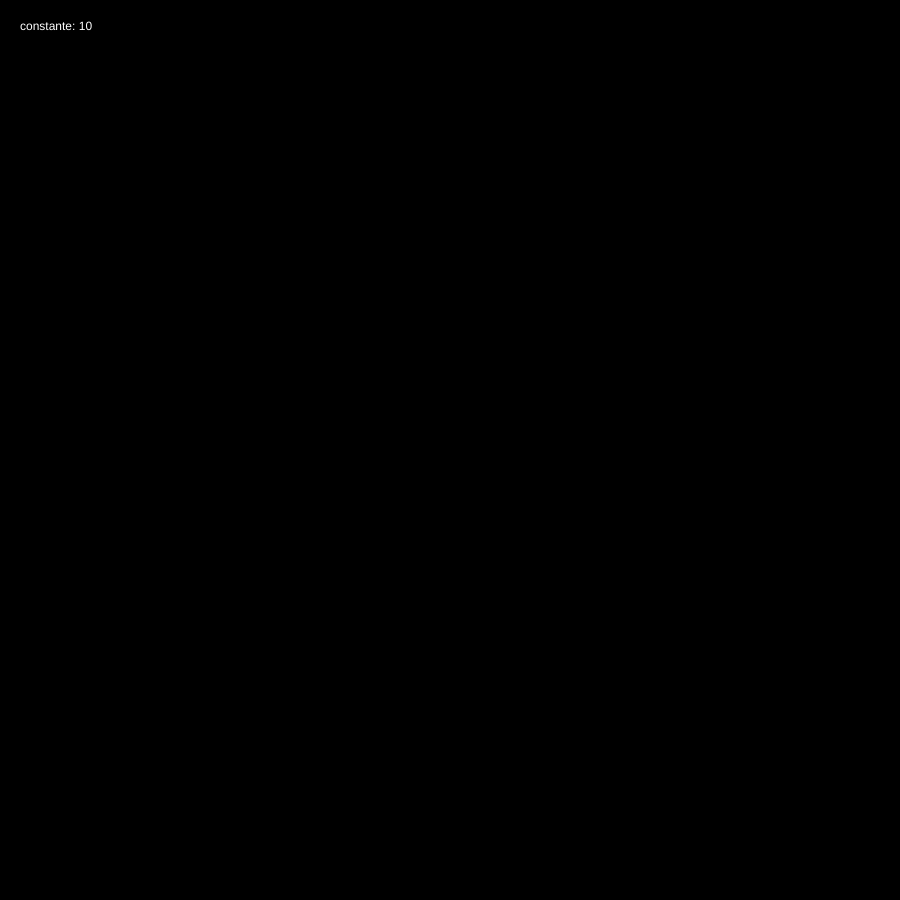
Frame 1 (no input)
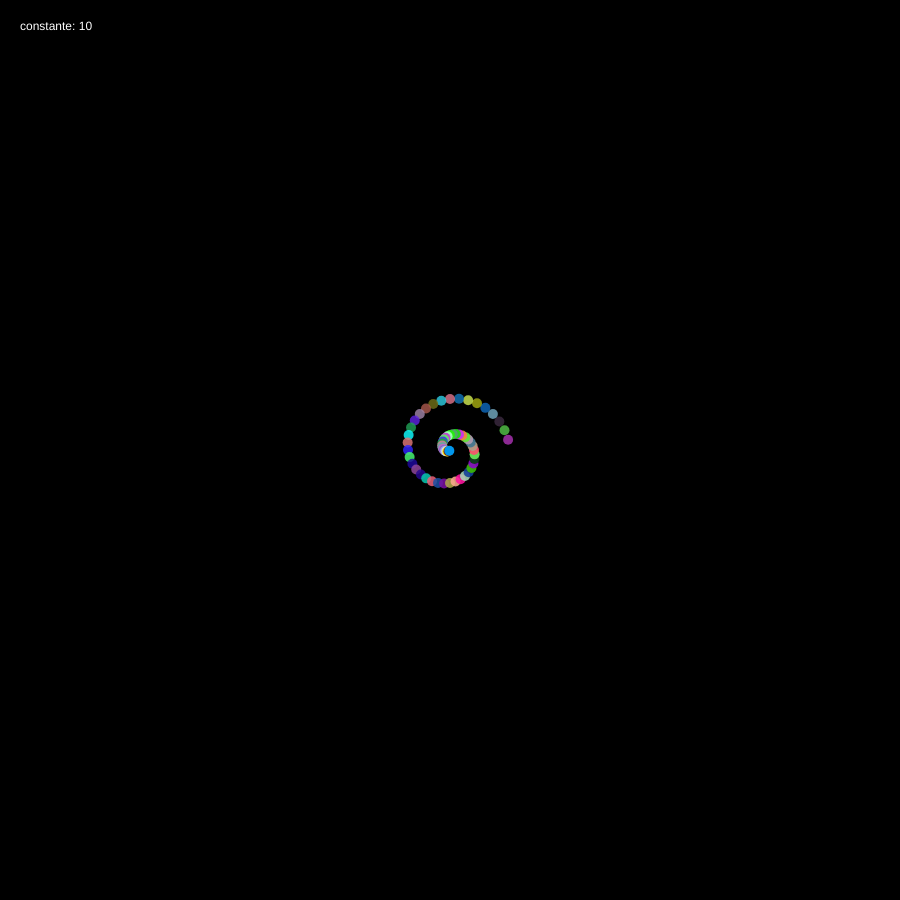
Frame 60 (no input)
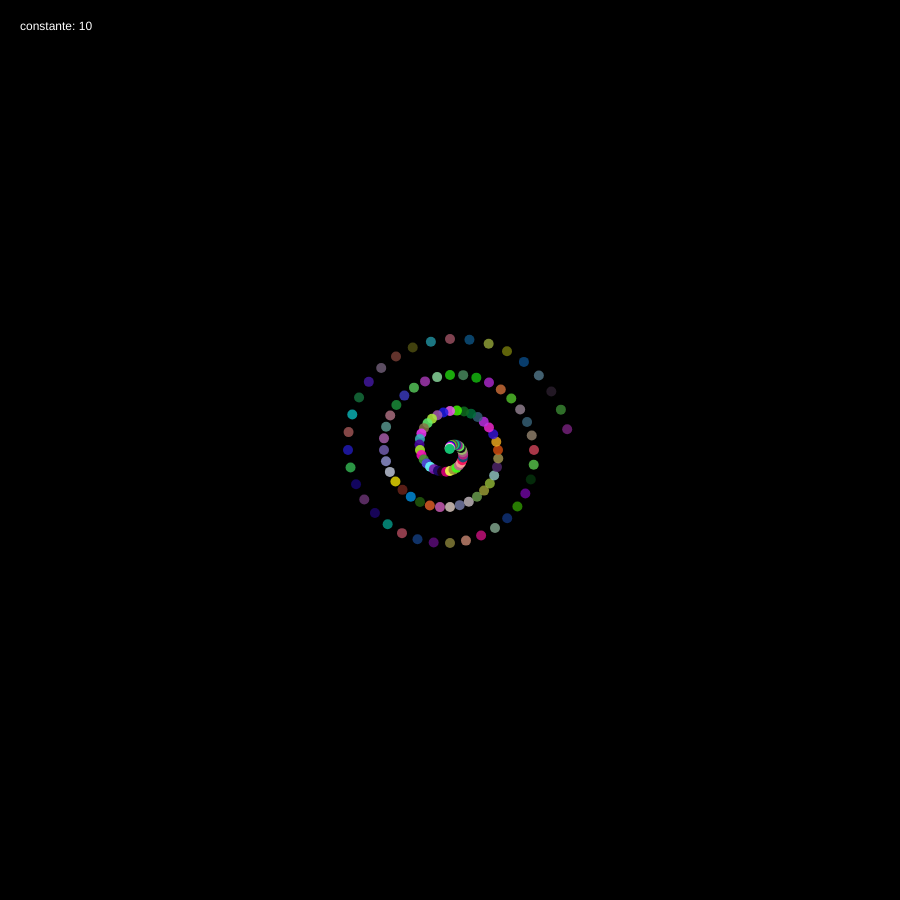
Frame 120 (the mouse pressed at the canvas centre since frame 60)

The p5.js sketch that drew these frames (run headless with seeded random() and noise() and a simulated clock; from frame 60 on, the mouse is pressed at the canvas centre):

// p5.js sketch
// ── sketch.js
let particles = [];


function setup() {
  const s = min(windowWidth, windowHeight) * 0.9;
  createCanvas(s, s);
  angleMode(DEGREES);
  noStroke();

  // for (let i = 0 ; i < 3; i++){
  //   const p = new Particles(width/2, height/2, i);
  //   particles.push(p);
  // }
}

function mouseWheel(event){
  console.log(event.delta);
    CONSTANT += event.delta/100

}

let CONSTANT = 10;

class Particles{
  // name;
  // orbit;
  // color;
  // size;
  // velocity;
  constructor(x, y, angle){
    this.pos = createVector(x,y);
    this.vel = createVector(cos(angle * CONSTANT), -sin(angle * CONSTANT))
    this.life = 255; //random(100,255);
    this.color = color(random(255), random(255), random(255), this.life);
  }

  update(){
    this.pos.add(this.vel);

    


    this.life -= 1;
    this.color.setAlpha(this.life);
  }

  draw(){
    fill(this.color, this.life);

    ellipse(
      this.pos.x, this.pos.y, 10, 10
    );
  }
}

function windowResized() {
  const s = min(windowWidth, windowHeight) * 0.9;
  resizeCanvas(s, s);
  redraw();
}

function draw() {
  background(0,0,0);
  fill(255);
  text("constante: " + CONSTANT,20,30)
  for (let p of particles){
    p.update();
    p.draw();
  }

  particles = particles.filter(p => p.life > 0);

  particles.push(new Particles(width/2, height/2, frameCount))

}
